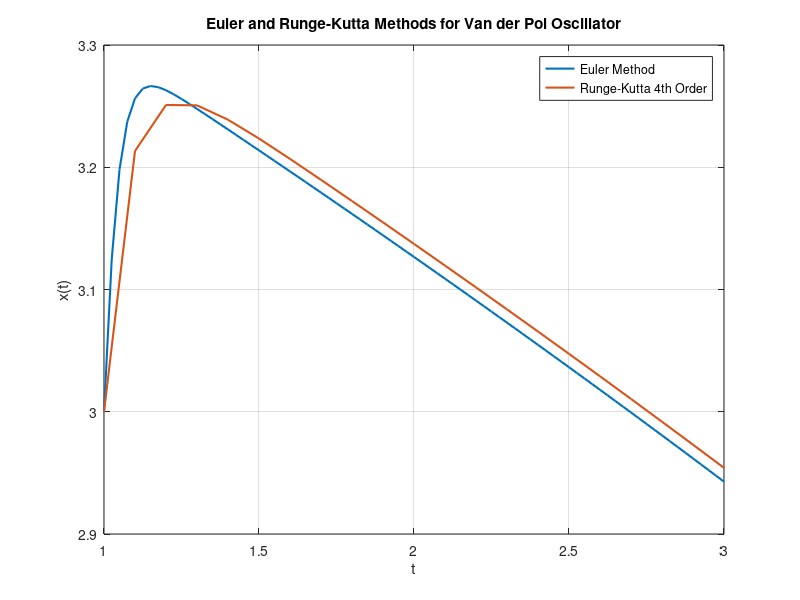
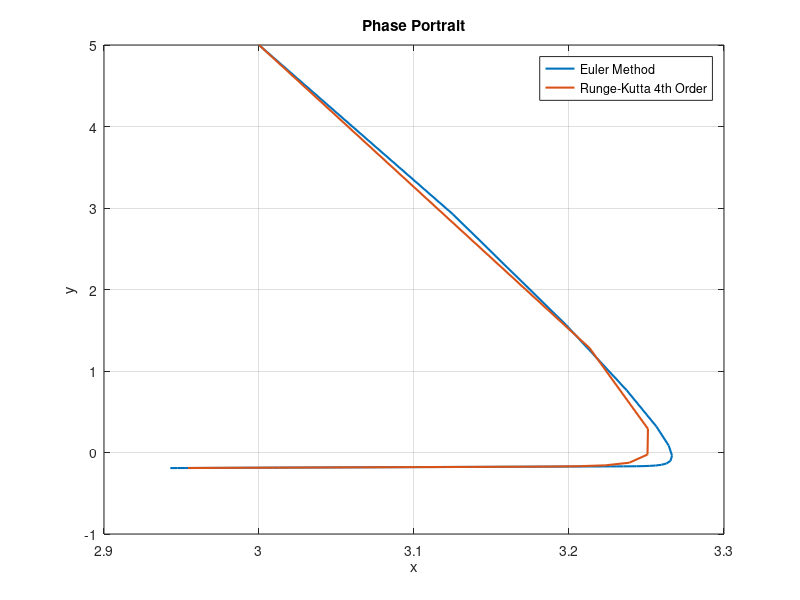

MATLAB code for these plots, in order:
clc;
clear;
close all;

% Van der Pol system:
% x' = y
% y' = mu*(1 - x^2)*y - x

mu = 2;

% Initial conditions
t0 = 1;
x0 = 3;
y0 = 5;

% Final time
T = 3;

% Step for Euler method
h_euler = 0.025;

% Step for Runge-Kutta method
h_rk = 0.1;

%% ============================
% Euler Method
%% ============================

t_euler = t0:h_euler:T;
N_euler = length(t_euler);

x_euler = zeros(1, N_euler);
y_euler = zeros(1, N_euler);

x_euler(1) = x0;
y_euler(1) = y0;

for n = 1:N_euler-1
    f = y_euler(n);
    g = mu * (1 - x_euler(n)^2) * y_euler(n) - x_euler(n);

    x_euler(n+1) = x_euler(n) + h_euler * f;
    y_euler(n+1) = y_euler(n) + h_euler * g;
end

%% ============================
% Runge-Kutta 4th Order Method
%% ============================

t_rk = t0:h_rk:T;
N_rk = length(t_rk);

x_rk = zeros(1, N_rk);
y_rk = zeros(1, N_rk);

x_rk(1) = x0;
y_rk(1) = y0;

for n = 1:N_rk-1
    t = t_rk(n);
    x = x_rk(n);
    y = y_rk(n);

    % k1
    k1x = y;
    k1y = mu * (1 - x^2) * y - x;

    % k2
    x2 = x + h_rk/2 * k1x;
    y2 = y + h_rk/2 * k1y;

    k2x = y2;
    k2y = mu * (1 - x2^2) * y2 - x2;

    % k3
    x3 = x + h_rk/2 * k2x;
    y3 = y + h_rk/2 * k2y;

    k3x = y3;
    k3y = mu * (1 - x3^2) * y3 - x3;

    % k4
    x4 = x + h_rk * k3x;
    y4 = y + h_rk * k3y;

    k4x = y4;
    k4y = mu * (1 - x4^2) * y4 - x4;

    % Update
    x_rk(n+1) = x + h_rk/6 * (k1x + 2*k2x + 2*k3x + k4x);
    y_rk(n+1) = y + h_rk/6 * (k1y + 2*k2y + 2*k3y + k4y);
end

%% ============================
% Display Results
%% ============================

fprintf('Euler method result at t = %.2f:\n', T);
fprintf('x(%.2f) = %.4f\n', T, x_euler(end));
fprintf('y(%.2f) = %.4f\n\n', T, y_euler(end));

fprintf('Runge-Kutta 4th order result at t = %.2f:\n', T);
fprintf('x(%.2f) = %.4f\n', T, x_rk(end));
fprintf('y(%.2f) = %.4f\n', T, y_rk(end));

%% ============================
% Plot x(t)
%% ============================

figure;
plot(t_euler, x_euler, 'LineWidth', 1.5);
hold on;
plot(t_rk, x_rk, 'LineWidth', 1.5);
grid on;

xlabel('t');
ylabel('x(t)');
title('Euler and Runge-Kutta Methods for Van der Pol Oscillator');
legend('Euler Method', 'Runge-Kutta 4th Order');

%% ============================
% Phase Portrait
%% ============================

figure;
plot(x_euler, y_euler, 'LineWidth', 1.5);
hold on;
plot(x_rk, y_rk, 'LineWidth', 1.5);
grid on;

xlabel('x');
ylabel('y');
title('Phase Portrait');
legend('Euler Method', 'Runge-Kutta 4th Order');
